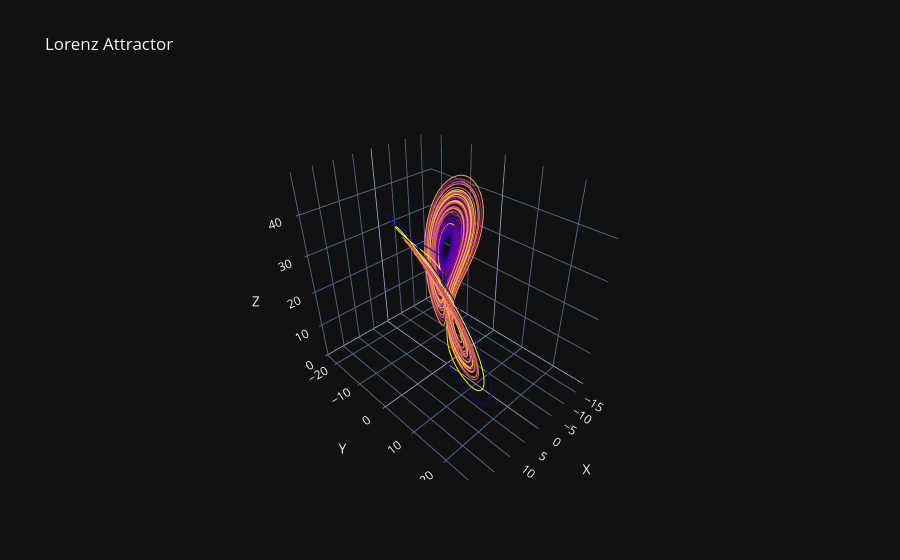
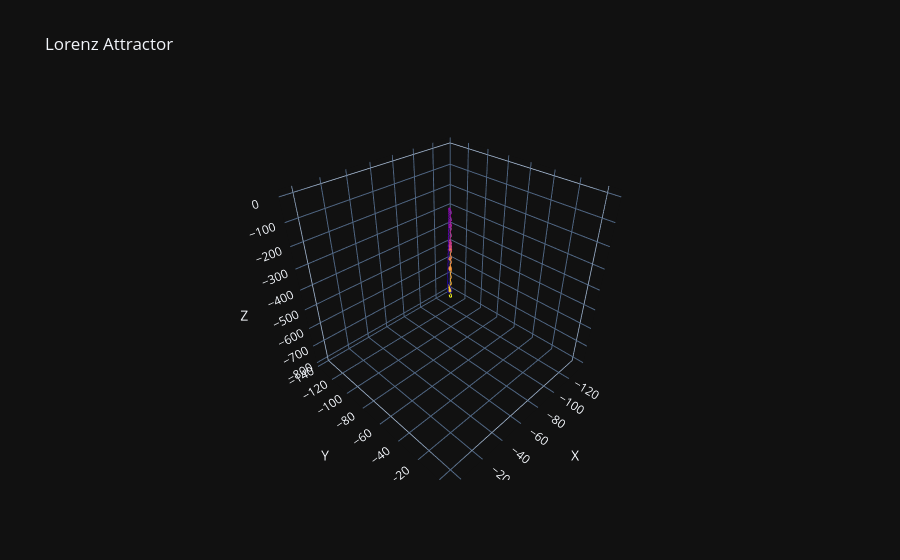

Notebook cell for these charts, in order:
### Code cell
show_all(solution)

### Figure 1 — Plotly figure (JSON) as saved in the notebook; plotly's stock layout.template omitted (floating-point values rounded to 4 significant figures; data arrays with more than 128 entries replaced by an {"elided": "..."} marker saying what was removed)
{"data": [{"line": {"color": {"elided": "10000 float values"}, "width": 2}, "mode": "lines", "type": "scatter3d", "x": {"elided": "10000 float values"}, "y": {"elided": "10000 float values"}, "z": {"elided": "10000 float values"}}], "layout": {"scene": {"xaxis": {"title": {"text": "X"}}, "yaxis": {"title": {"text": "Y"}}, "zaxis": {"title": {"text": "Z"}}}, "title": {"text": "Lorenz Attractor"}}}

### Figure 2 — Plotly figure (JSON) as saved in the notebook; plotly's stock layout.template omitted (floating-point values rounded to 4 significant figures; data arrays with more than 128 entries replaced by an {"elided": "..."} marker saying what was removed)
{"data": [{"line": {"color": {"elided": "10000 float values"}, "width": 2}, "mode": "lines", "type": "scatter3d", "x": {"elided": "10000 float values"}, "y": {"elided": "10000 float values"}, "z": {"elided": "10000 float values"}}], "layout": {"scene": {"xaxis": {"title": {"text": "X"}}, "yaxis": {"title": {"text": "Y"}}, "zaxis": {"title": {"text": "Z"}}}, "title": {"text": "Lorenz Attractor"}}}
